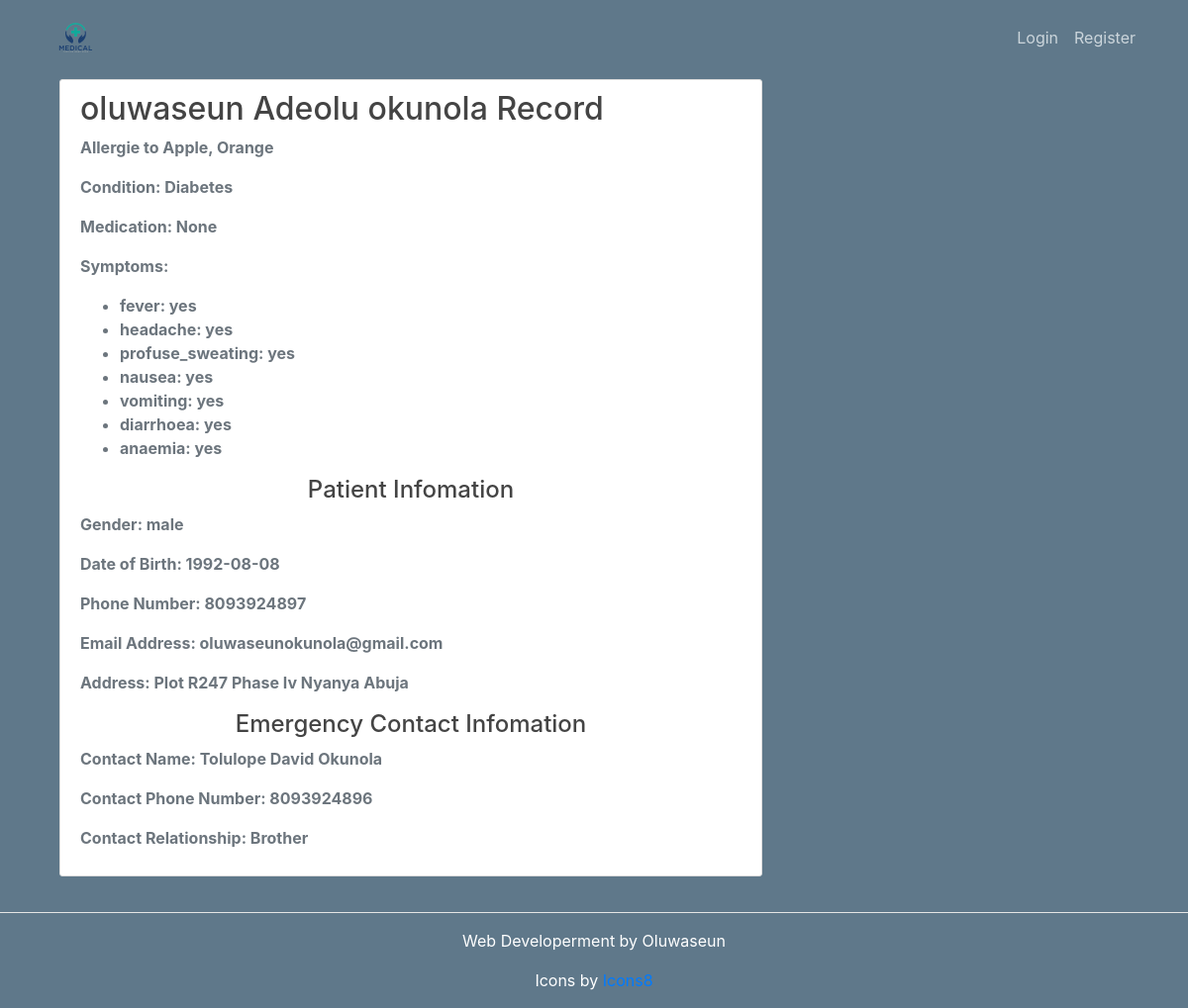
The page /record/4 on the database its author committed.
### patient/models.py (models this page shows, shortened)
class Medical(db.Model):
    med_id = db.Column(db.Integer, primary_key=True)
    allergies = db.Column(db.String(100), nullable=False)
    med_condition = db.Column(db.String(100), nullable=False)
    medication = db.Column(db.String(255), nullable=False)
    symptoms = db.Column(db.String(1000), nullable=False)
    surgerie = db.Column(db.String(255), nullable=False)
    doctor = db.Column(db.String(100), nullable=False)
    date_posted = db.Column(db.DateTime, nullable=False, default=datetime.utcnow)
    user_id = db.Column(db.Integer, db.ForeignKey('user.id'), nullable=False)
    record_id = db.Column(db.Integer, db.ForeignKey('record.user_id'), nullable=False)

class Record(db.Model):
    patient_id = db.Column(db.Integer, primary_key=True)
    patient_name = db.Column(db.String(100), nullable=False)
    gender = db.Column(db.String(100), nullable=False)
    dob = db.Column(db.String(255), nullable=False)
    address = db.Column(db.String(255), nullable=False)
    emergency_name = db.Column(db.String(100), nullable=False)
    emergency_relationship = db.Column(db.String(255), nullable=False)
    emergency_phone = db.Column(db.String(100), nullable=False)
    date_posted = db.Column(db.DateTime, nullable=False, default=datetime.utcnow)
    user_id = db.Column(db.Integer, db.ForeignKey('user.id'), nullable=False)
    all_records = db.relationship('Medical', backref='record', lazy=True)

class User(db.Model, UserMixin):
    id = db.Column(db.Integer, primary_key=True)
    username = db.Column(db.String(20), unique=True, nullable=False)
    email = db.Column(db.String(120), unique=True, nullable=False)
    image_file = db.Column(db.String(20), nullable=False, default='default.jpg')
    password = db.Column(db.String(60), nullable=False)
    phone = db.Column(db.String(120), unique=True, nullable=False)
    user_type = db.Column(db.String(20), unique=True, nullable=False)
    apointments = db.relationship('Apointment', backref='author', lazy=True)
    patientrecords = db.relationship('Record', backref='record', lazy=True)
    records = db.relationship('Record', backref='user', lazy='dynamic')
    medicals = db.relationship('Medical', backref='med', lazy=True)
    healths = db.relationship('Health', backref='worker', lazy=True)

### patient/patientrecords/routes.py (the view)
@patientrecords.route("/record/<string:med_id>")
def user_record(med_id):
    medicals = Medical.query.filter_by(med_id=med_id)
    symptoms_dict = {}
    for medical in medicals:
        if medical.symptoms:
            symptoms_dict = json.loads(medical.symptoms)
    return render_template('view_record.html', medicals=medicals, symptoms=symptoms_dict)

### patient/templates/view_record.html (shortened to what this page needs)
{% extends "worker_layout.html" %}
{% block content %}
<div class="col-md-12 topbar text-muted" style="color: black;">
<div class="row">
 {% for medical in medicals: %}
    <div class="col-8">
        <article class="media content-section" >
          <div class="media-body">
            <h2><a class="article-title" >{{ medical.record.patient_name }} Record</a></h2>
            <p class="article-content">Allergie to {{ medical.allergies }}</p>
            <p class="article-content">Condition: {{ medical.med_condition }}</p>
            <p class="article-content">Medication: {{ medical.medication }}</p>
            <p class="article-content">Symptoms:
               <ul>
                {% for key, value in symptoms.items() %}
                    <li>{{ key }}: {{ value }}</li>
                {% endfor %}
                </ul>
            </p>
            <center><h4>Patient Infomation</h4></center>
            <p class="article-content">Gender: {{ medical.record.gender }}</p>
            <p class="article-content">Date of Birth: {{ medical.record.dob }}</p>
            <p class="article-content">Phone Number: {{ medical.med.phone }}</p>
            <p class="article-content">Email Address: {{ medical.med.email }}</p>
            <p class="article-content">Address: {{ medical.record.address }}</p>
            <center><h4>Emergency Contact Infomation</h4></center>
            <p class="article-content">Contact Name: {{ medical.record.emergency_name }}</p>
            <p class="article-content">Contact Phone Number: {{ medical.record.emergency_phone }}</p>
            <p class="article-content">Contact Relationship: {{ medical.record.emergency_relationship }}</p>
        </article>
      </div>
    {% endfor %}
    </div>
    </div>
{% endblock content %}

### patient/static/main.css (style rules this page uses)
body { background: #5f788a; color: #333333; }
h1, h2, h3, h4, h5, h6 { color: #444444; }
.content-section { background: #ffffff; padding: 10px 20px; border: 1px solid #dddddd; border-radius: 3px; margin-bottom: 20px; text-wrap: balance; word-break: break-all; }
.article-title { color: #444444; }
.article-content { text-wrap: balance; word-break: break-all; }
.col-md-12 { color: white; font-weight: bolder; }
.topbar { margin-top: 5rem; clear: both; }

### rows shown on the page
Medical: record.patient_name "oluwaseun Adeolu okunola", allergies "Apple, Orange", med_condition "Diabetes", medication "None", symptoms "fever" "headache" "profuse_sweating" "nausea" "vomiting" "diarrhoea" "anaemia", symptoms "yes" "yes" "yes" "yes" "yes" "yes" "yes", record.gender "male", record.dob "1992-08-08", med.phone "8093924897", med.email "oluwaseunokunola@gmail.com", record.address "Plot R247 Phase Iv Nyanya Abuja", record.emergency_name "Tolulope David Okunola", record.emergency_phone "8093924896", record.emergency_relationship "Brother"
